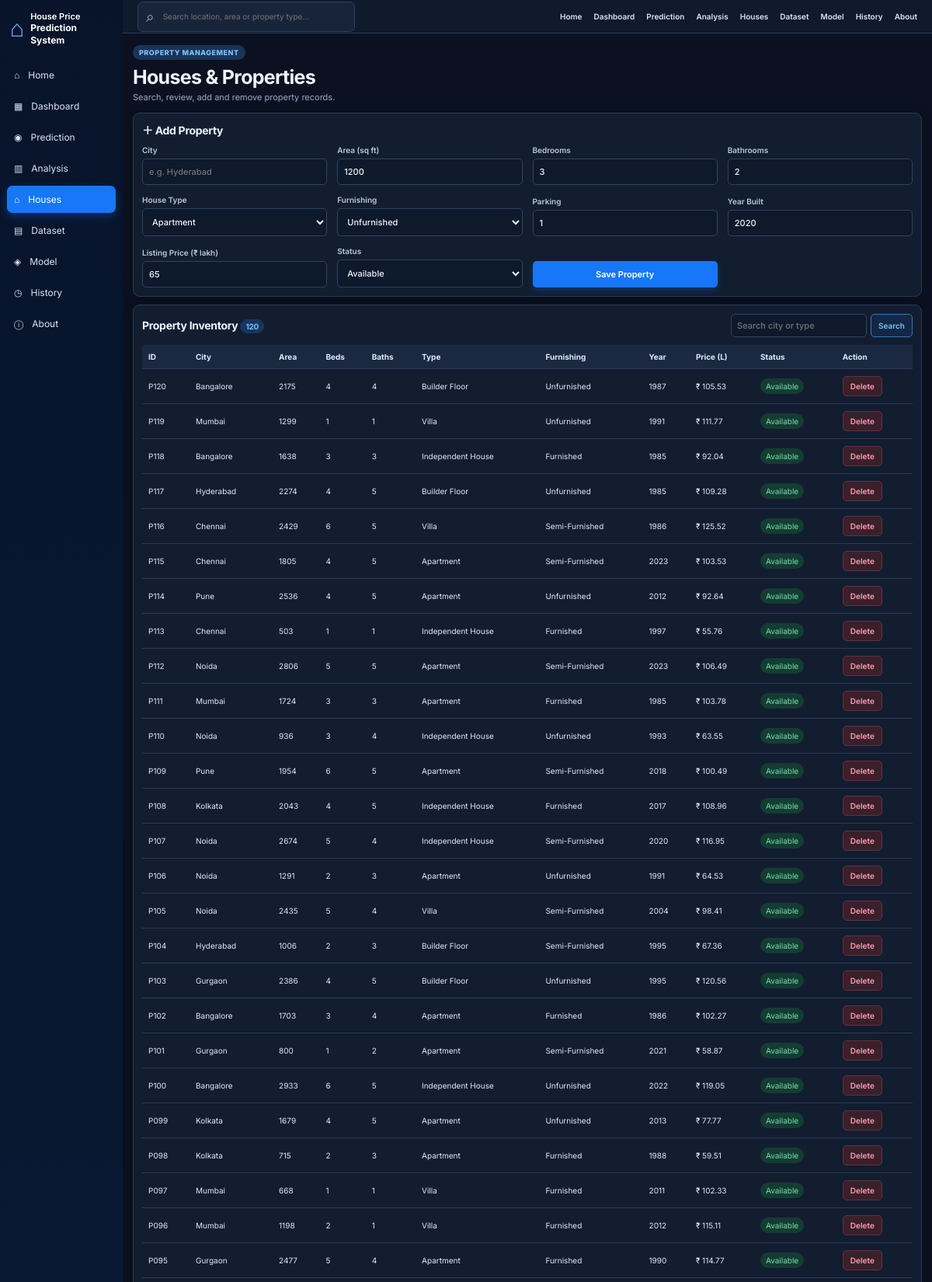
The app's page /houses (upper part) with its own data.
### tables this page shows
CREATE TABLE properties (
            id INTEGER PRIMARY KEY AUTOINCREMENT,
            city TEXT NOT NULL, area_sqft INTEGER NOT NULL, bedrooms INTEGER NOT NULL,
            bathrooms INTEGER NOT NULL, house_type TEXT NOT NULL, furnishing_status TEXT NOT NULL,
            parking INTEGER NOT NULL DEFAULT 0, year_built INTEGER NOT NULL,
            price_lakh REAL NOT NULL, status TEXT NOT NULL DEFAULT 'Available',
            created_at TIMESTAMP NOT NULL DEFAULT CURRENT_TIMESTAMP
        );

### app.py (the view)
@app.route("/houses")
def houses():
    q = request.args.get("q", "").strip()
    if q:
        sql = """
            SELECT *
            FROM properties
            WHERE LOWER(city) LIKE LOWER(:q)
               OR LOWER(house_type) LIKE LOWER(:q)
            ORDER BY id DESC
        """
        data = query_df(sql, {"q": f"%{q}%"})
    else:
        data = query_df(
            "SELECT * FROM properties ORDER BY id DESC"
        )
    return render_template(
        "houses.html",
        houses=data.to_dict("records"),
        q=q
    )

### app.py (called while the page is built)
def query_df(sql, params=None):
    with engine.connect() as conn:
        return pd.read_sql(
            text(sql),
            conn,
            params=params or {}
        )

### templates/houses.html
{% extends "base.html" %}{% block title %}Houses{% endblock %}{% block content %}
<div class="page-title"><div><span class="eyebrow">PROPERTY MANAGEMENT</span><h1>Houses & Properties</h1><p>Search, review, add and remove property records.</p></div></div>
<div class="section-card"><div class="section-heading"><h2>＋ Add Property</h2></div>
<form method="post" action="{{ url_for('add_house') }}" class="form-grid add-form">
<label>City<input name="city" required placeholder="e.g. Hyderabad"></label><label>Area (sq ft)<input name="area_sqft" type="number" min="100" required value="1200"></label>
<label>Bedrooms<input name="bedrooms" type="number" min="1" max="10" required value="3"></label><label>Bathrooms<input name="bathrooms" type="number" min="1" max="10" required value="2"></label>
<label>House Type<select name="house_type">{% for x in ['Apartment','Independent House','Villa','Builder Floor'] %}<option>{{ x }}</option>{% endfor %}</select></label>
<label>Furnishing<select name="furnishing_status">{% for x in ['Unfurnished','Semi-Furnished','Furnished'] %}<option>{{ x }}</option>{% endfor %}</select></label>
<label>Parking<input name="parking" type="number" min="0" max="10" value="1"></label><label>Year Built<input name="year_built" type="number" min="1900" max="2026" value="2020"></label>
<label>Listing Price (₹ lakh)<input name="price_lakh" type="number" step=".01" min=".01" value="65" required></label>
<label>Status<select name="status"><option>Available</option><option>Sold</option><option>Under Review</option></select></label><button class="btn primary" type="submit">Save Property</button>
</form></div>
<div class="section-card"><div class="section-heading"><h2>Property Inventory <span class="count-badge">{{ houses|length }}</span></h2><form class="inline-search" method="get"><input name="q" value="{{ q }}" placeholder="Search city or type"><button class="btn small outline">Search</button></form></div>
<div class="table-scroll"><table><thead><tr><th>ID</th><th>City</th><th>Area</th><th>Beds</th><th>Baths</th><th>Type</th><th>Furnishing</th><th>Year</th><th>Price (L)</th><th>Status</th><th>Action</th></tr></thead><tbody>{% for h in houses %}<tr><td>P{{ "%03d"|format(h.id) }}</td><td>{{ h.city }}</td><td>{{ h.area_sqft }}</td><td>{{ h.bedrooms }}</td><td>{{ h.bathrooms }}</td><td>{{ h.house_type }}</td><td>{{ h.furnishing_status }}</td><td>{{ h.year_built }}</td><td>₹ {{ "%.2f"|format(h.price_lakh) }}</td><td><span class="status">{{ h.status }}</span></td><td><form method="post" action="{{ url_for('delete_house', house_id=h.id) }}" onsubmit="return confirm('Delete this property?')"><button class="btn danger small">Delete</button></form></td></tr>{% endfor %}</tbody></table></div></div>
{% endblock %}

### templates/base.html (shortened to what this page needs)
<!doctype html>
<html lang="en">
<head>
<link rel="stylesheet" href="{{ url_for('static', filename='css/style.css') }}">
</head>
<body>
<aside class="sidebar">
  <a class="brand" href="{{ url_for('home') }}"><span class="brand-icon">⌂</span><span>House Price<br><b>Prediction System</b></span></a>
  <nav>
    <a href="{{ url_for('home') }}" class="{{ 'active' if request.endpoint=='home' else '' }}">⌂ <span>Home</span></a>
    <a href="{{ url_for('home') }}#analytics">▦ <span>Dashboard</span></a>
    <a href="{{ url_for('predict') }}" class="{{ 'active' if request.endpoint=='predict' else '' }}">◉ <span>Prediction</span></a>
    <a href="{{ url_for('analysis') }}" class="{{ 'active' if request.endpoint=='analysis' else '' }}">▥ <span>Analysis</span></a>
    <a href="{{ url_for('houses') }}" class="{{ 'active' if request.endpoint=='houses' else '' }}">⌂ <span>Houses</span></a>
    <a href="{{ url_for('dataset') }}" class="{{ 'active' if request.endpoint=='dataset' else '' }}">▤ <span>Dataset</span></a>
    <a href="{{ url_for('model_page') }}" class="{{ 'active' if request.endpoint=='model_page' else '' }}">◈ <span>Model</span></a>
    <a href="{{ url_for('history') }}" class="{{ 'active' if request.endpoint=='history' else '' }}">◷ <span>History</span></a>
    <a href="{{ url_for('about') }}" class="{{ 'active' if request.endpoint=='about' else '' }}">ⓘ <span>About</span></a>
  </nav>
</aside>
<main class="main">
<header class="topbar">
  <div class="searchbox">⌕ <input id="quickSearch" placeholder="Search location, area or property type..." aria-label="Search"></div>
  <div class="top-links"><a href="{{ url_for('home') }}">Home</a><a href="{{ url_for('home') }}#analytics">Dashboard</a><a href="{{ url_for('predict') }}">Prediction</a><a href="{{ url_for('analysis') }}">Analysis</a><a href="{{ url_for('houses') }}">Houses</a><a href="{{ url_for('dataset') }}">Dataset</a><a href="{{ url_for('model_page') }}">Model</a><a href="{{ url_for('history') }}">History</a><a href="{{ url_for('about') }}">About</a></div>
</header>
<section class="page-content">{% block content %}{% endblock %}</section>
</main>
</body></html>

### records on screen
properties: id "120", city "Bangalore", area_sqft "2175", bedrooms "4", bathrooms "4", house_type "Builder Floor", furnishing_status "Unfurnished", year_built "1987", price_lakh "105.53", status "Available"
properties: id "119", city "Mumbai", area_sqft "1299", bedrooms "1", bathrooms "1", house_type "Villa", furnishing_status "Unfurnished", year_built "1991", price_lakh "111.77", status "Available"
properties: id "118", city "Bangalore", area_sqft "1638", bedrooms "3", bathrooms "3", house_type "Independent House", furnishing_status "Furnished", year_built "1985", price_lakh "92.04", status "Available"
properties: id "117", city "Hyderabad", area_sqft "2274", bedrooms "4", bathrooms "5", house_type "Builder Floor", furnishing_status "Unfurnished", year_built "1985", price_lakh "109.28", status "Available"
properties: id "116", city "Chennai", area_sqft "2429", bedrooms "6", bathrooms "5", house_type "Villa", furnishing_status "Semi-Furnished", year_built "1986", price_lakh "125.52", status "Available"
properties: id "115", city "Chennai", area_sqft "1805", bedrooms "4", bathrooms "5", house_type "Apartment", furnishing_status "Semi-Furnished", year_built "2023", price_lakh "103.53", status "Available"
properties: id "114", city "Pune", area_sqft "2536", bedrooms "4", bathrooms "5", house_type "Apartment", furnishing_status "Unfurnished", year_built "2012", price_lakh "92.64", status "Available"
properties: id "113", city "Chennai", area_sqft "503", bedrooms "1", bathrooms "1", house_type "Independent House", furnishing_status "Furnished", year_built "1997", price_lakh "55.76", status "Available"
properties: id "112", city "Noida", area_sqft "2806", bedrooms "5", bathrooms "5", house_type "Apartment", furnishing_status "Semi-Furnished", year_built "2023", price_lakh "106.49", status "Available"
properties: id "111", city "Mumbai", area_sqft "1724", bedrooms "3", bathrooms "3", house_type "Apartment", furnishing_status "Furnished", year_built "1985", price_lakh "103.78", status "Available"
properties: id "110", city "Noida", area_sqft "936", bedrooms "3", bathrooms "4", house_type "Independent House", furnishing_status "Unfurnished", year_built "1993", price_lakh "63.55", status "Available"
properties: id "109", city "Pune", area_sqft "1954", bedrooms "6", bathrooms "5", house_type "Apartment", furnishing_status "Semi-Furnished", year_built "2018", price_lakh "100.49", status "Available"
properties: id "108", city "Kolkata", area_sqft "2043", bedrooms "4", bathrooms "5", house_type "Independent House", furnishing_status "Furnished", year_built "2017", price_lakh "108.96", status "Available"
properties: id "107", city "Noida", area_sqft "2674", bedrooms "5", bathrooms "4", house_type "Independent House", furnishing_status "Semi-Furnished", year_built "2020", price_lakh "116.95", status "Available"
properties: id "106", city "Noida", area_sqft "1291", bedrooms "2", bathrooms "3", house_type "Apartment", furnishing_status "Unfurnished", year_built "1991", price_lakh "64.53", status "Available"
properties: id "105", city "Noida", area_sqft "2435", bedrooms "5", bathrooms "4", house_type "Villa", furnishing_status "Semi-Furnished", year_built "2004", price_lakh "98.41", status "Available"
properties: id "104", city "Hyderabad", area_sqft "1006", bedrooms "2", bathrooms "3", house_type "Builder Floor", furnishing_status "Semi-Furnished", year_built "1995", price_lakh "67.36", status "Available"
properties: id "103", city "Gurgaon", area_sqft "2386", bedrooms "4", bathrooms "5", house_type "Builder Floor", furnishing_status "Unfurnished", year_built "1995", price_lakh "120.56", status "Available"
properties: id "102", city "Bangalore", area_sqft "1703", bedrooms "3", bathrooms "4", house_type "Apartment", furnishing_status "Furnished", year_built "1986", price_lakh "102.27", status "Available"
properties: id "101", city "Gurgaon", area_sqft "800", bedrooms "1", bathrooms "2", house_type "Apartment", furnishing_status "Semi-Furnished", year_built "2021", price_lakh "58.87", status "Available"
properties: id "100", city "Bangalore", area_sqft "2933", bedrooms "6", bathrooms "5", house_type "Independent House", furnishing_status "Unfurnished", year_built "2022", price_lakh "119.05", status "Available"
properties: id "099", city "Kolkata", area_sqft "1679", bedrooms "4", bathrooms "5", house_type "Apartment", furnishing_status "Unfurnished", year_built "2013", price_lakh "77.77", status "Available"
properties: id "098", city "Kolkata", area_sqft "715", bedrooms "2", bathrooms "3", house_type "Apartment", furnishing_status "Furnished", year_built "1988", price_lakh "59.51", status "Available"
properties: id "097", city "Mumbai", area_sqft "668", bedrooms "1", bathrooms "1", house_type "Villa", furnishing_status "Furnished", year_built "2011", price_lakh "102.33", status "Available"
properties: id "096", city "Mumbai", area_sqft "1198", bedrooms "2", bathrooms "1", house_type "Villa", furnishing_status "Furnished", year_built "2012", price_lakh "115.11", status "Available"
properties: id "095", city "Gurgaon", area_sqft "2477", bedrooms "5", bathrooms "4", house_type "Apartment", furnishing_status "Furnished", year_built "1990", price_lakh "114.77", status "Available"

### other values on screen
{{ houses|length }} "120"
form field house_type "Apartment"
form field furnishing_status "Unfurnished"
